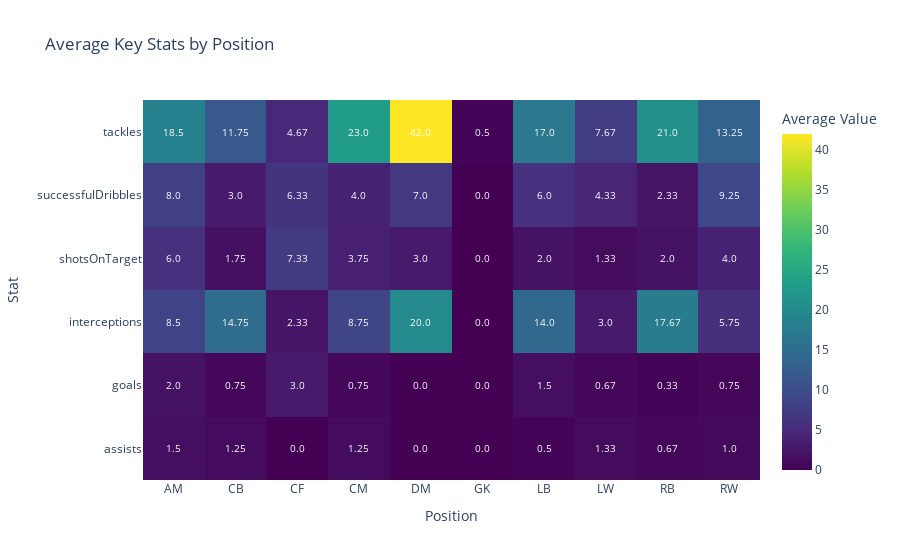

Notebook code cell kept with this figure:
### Markdown cell above
## 3. Heatmap: Average Key Stats by Position

This heatmap provides a visual representation of the average values of key performance statistics for each position. 

### This Graph Shows:
Performance of players in different positions based on six key statistics:
- **Goals**
- **Assists**
- **Tackles**
- **Interceptions**
- **Successful Dribbles**
- **Shots on Target**

Each cell represents average value of the corresponding statistic for a given position. Colour intensity indicates the magnitude of the value, with brighter colours (e.g. yellow) representing higher values and darker colours (e.g. purple) representing lower values. 

### Results:
- Defensive Midfielders (**DM**) excel in **tackles** and **interceptions**, reflecting crucial defensive responsibilities.
- Forwards (**CF**, **LW**, **RW**) contribute significantly in **goals**, **assists**, and **successful dribbles**, showcasing their attacking influence.
- Central Midfielders (**CM**) balance both defensive (**interceptions**) and attacking (**assists**) contributions.
- Defenders (**CB**, **RB**, **LB**) contribute highly to **interceptions** and **tackles** showing key defensive contributions.

### Code cell
pivot_data = melted_data.pivot(index='Stat', columns='Position', values='Average Value')    # Pivot the data for heatmap to display average key stats by position

fig = go.Figure(    # Create a heatmap
    data=go.Heatmap(
        z=pivot_data.values,
        x=pivot_data.columns,
        y=pivot_data.index,
        colorscale='Viridis',
        colorbar=dict(title="Average Value"),
        text=pivot_data.round(2).values,  # Display values rounded to 2 decimal places on hover
        hoverinfo="text"  # Show values on hover
    )
)

for i, stat in enumerate(pivot_data.index): # Add annotations to heatmap
    for j, pos in enumerate(pivot_data.columns):
        fig.add_annotation(
            x=pos,
            y=stat,
            text=str(round(pivot_data.loc[stat, pos], 2)),  # Round to 2 decimal places
            showarrow=False,
            font=dict(color="white", size=10)
        )

fig.update_layout(
    title="Average Key Stats by Position",
    xaxis_title="Position",
    yaxis_title="Stat",
    xaxis=dict(tickmode='array', tickvals=pivot_data.columns),  # Display all positions on x-axis
    yaxis=dict(tickmode='array', tickvals=pivot_data.index) # Display all stats on y-axis
)

fig.show()

### Figure 1 — Plotly figure (JSON) as saved in the notebook; plotly's stock layout.template omitted (floating-point values rounded to 4 significant figures)
{"data": [{"colorbar": {"title": {"text": "Average Value"}}, "colorscale": [[0, "#440154"], [0.1111, "#482878"], [0.2222, "#3e4989"], [0.3333, "#31688e"], [0.4444, "#26828e"], [0.5556, "#1f9e89"], [0.6667, "#35b779"], [0.7778, "#6ece58"], [0.8889, "#b5de2b"], [1, "#fde725"]], "hoverinfo": "text", "text": [[1.5, 1.25, 0, 1.25, 0, 0, 0.5, 1.33, 0.67, 1], [2, 0.75, 3, 0.75, 0, 0, 1.5, 0.67, 0.33, 0.75], [8.5, 14.75, 2.33, 8.75, 20, 0, 14, 3, 17.67, 5.75], [6, 1.75, 7.33, 3.75, 3, 0, 2, 1.33, 2, 4], [8, 3, 6.33, 4, 7, 0, 6, 4.33, 2.33, 9.25], [18.5, 11.75, 4.67, 23, 42, 0.5, 17, 7.67, 21, 13.25]], "type": "heatmap", "x": ["AM", "CB", "CF", "CM", "DM", "GK", "LB", "LW", "RB", "RW"], "y": ["assists", "goals", "interceptions", "shotsOnTarget", "successfulDribbles", "tackles"], "z": [[1.5, 1.25, 0, 1.25, 0, 0, 0.5, 1.333, 0.6667, 1], [2, 0.75, 3, 0.75, 0, 0, 1.5, 0.6667, 0.3333, 0.75], [8.5, 14.75, 2.333, 8.75, 20, 0, 14, 3, 17.67, 5.75], [6, 1.75, 7.333, 3.75, 3, 0, 2, 1.333, 2, 4], [8, 3, 6.333, 4, 7, 0, 6, 4.333, 2.333, 9.25], [18.5, 11.75, 4.667, 23, 42, 0.5, 17, 7.667, 21, 13.25]]}], "layout": {"annotations": [{"font": {"color": "white", "size": 10}, "showarrow": false, "text": "1.5", "x": "AM", "y": "assists"}, {"font": {"color": "white", "size": 10}, "showarrow": false, "text": "1.25", "x": "CB", "y": "assists"}, {"font": {"color": "white", "size": 10}, "showarrow": false, "text": "0.0", "x": "CF", "y": "assists"}, {"font": {"color": "white", "size": 10}, "showarrow": false, "text": "1.25", "x": "CM", "y": "assists"}, {"font": {"color": "white", "size": 10}, "showarrow": false, "text": "0.0", "x": "DM", "y": "assists"}, {"font": {"color": "white", "size": 10}, "showarrow": false, "text": "0.0", "x": "GK", "y": "assists"}, {"font": {"color": "white", "size": 10}, "showarrow": false, "text": "0.5", "x": "LB", "y": "assists"}, {"font": {"color": "white", "size": 10}, "showarrow": false, "text": "1.33", "x": "LW", "y": "assists"}, {"font": {"color": "white", "size": 10}, "showarrow": false, "text": "0.67", "x": "RB", "y": "assists"}, {"font": {"color": "white", "size": 10}, "showarrow": false, "text": "1.0", "x": "RW", "y": "assists"}, {"font": {"color": "white", "size": 10}, "showarrow": false, "text": "2.0", "x": "AM", "y": "goals"}, {"font": {"color": "white", "size": 10}, "showarrow": false, "text": "0.75", "x": "CB", "y": "goals"}, {"font": {"color": "white", "size": 10}, "showarrow": false, "text": "3.0", "x": "CF", "y": "goals"}, {"font": {"color": "white", "size": 10}, "showarrow": false, "text": "0.75", "x": "CM", "y": "goals"}, {"font": {"color": "white", "size": 10}, "showarrow": false, "text": "0.0", "x": "DM", "y": "goals"}, {"font": {"color": "white", "size": 10}, "showarrow": false, "text": "0.0", "x": "GK", "y": "goals"}, {"font": {"color": "white", "size": 10}, "showarrow": false, "text": "1.5", "x": "LB", "y": "goals"}, {"font": {"color": "white", "size": 10}, "showarrow": false, "text": "0.67", "x": "LW", "y": "goals"}, {"font": {"color": "white", "size": 10}, "showarrow": false, "text": "0.33", "x": "RB", "y": "goals"}, {"font": {"color": "white", "size": 10}, "showarrow": false, "text": "0.75", "x": "RW", "y": "goals"}, {"font": {"color": "white", "size": 10}, "showarrow": false, "text": "8.5", "x": "AM", "y": "interceptions"}, {"font": {"color": "white", "size": 10}, "showarrow": false, "text": "14.75", "x": "CB", "y": "interceptions"}, {"font": {"color": "white", "size": 10}, "showarrow": false, "text": "2.33", "x": "CF", "y": "interceptions"}, {"font": {"color": "white", "size": 10}, "showarrow": false, "text": "8.75", "x": "CM", "y": "interceptions"}, {"font": {"color": "white", "size": 10}, "showarrow": false, "text": "20.0", "x": "DM", "y": "interceptions"}, {"font": {"color": "white", "size": 10}, "showarrow": false, "text": "0.0", "x": "GK", "y": "interceptions"}, {"font": {"color": "white", "size": 10}, "showarrow": false, "text": "14.0", "x": "LB", "y": "interceptions"}, {"font": {"color": "white", "size": 10}, "showarrow": false, "text": "3.0", "x": "LW", "y": "interceptions"}, {"font": {"color": "white", "size": 10}, "showarrow": false, "text": "17.67", "x": "RB", "y": "interceptions"}, {"font": {"color": "white", "size": 10}, "showarrow": false, "text": "5.75", "x": "RW", "y": "interceptions"}, {"font": {"color": "white", "size": 10}, "showarrow": false, "text": "6.0", "x": "AM", "y": "shotsOnTarget"}, {"font": {"color": "white", "size": 10}, "showarrow": false, "text": "1.75", "x": "CB", "y": "shotsOnTarget"}, {"font": {"color": "white", "size": 10}, "showarrow": false, "text": "7.33", "x": "CF", "y": "shotsOnTarget"}, {"font": {"color": "white", "size": 10}, "showarrow": false, "text": "3.75", "x": "CM", "y": "shotsOnTarget"}, {"font": {"color": "white", "size": 10}, "showarrow": false, "text": "3.0", "x": "DM", "y": "shotsOnTarget"}, {"font": {"color": "white", "size": 10}, "showarrow": false, "text": "0.0", "x": "GK", "y": "shotsOnTarget"}, {"font": {"color": "white", "size": 10}, "showarrow": false, "text": "2.0", "x": "LB", "y": "shotsOnTarget"}, {"font": {"color": "white", "size": 10}, "showarrow": false, "text": "1.33", "x": "LW", "y": "shotsOnTarget"}, {"font": {"color": "white", "size": 10}, "showarrow": false, "text": "2.0", "x": "RB", "y": "shotsOnTarget"}, {"font": {"color": "white", "size": 10}, "showarrow": false, "text": "4.0", "x": "RW", "y": "shotsOnTarget"}, {"font": {"color": "white", "size": 10}, "showarrow": false, "text": "8.0", "x": "AM", "y": "successfulDribbles"}, {"font": {"color": "white", "size": 10}, "showarrow": false, "text": "3.0", "x": "CB", "y": "successfulDribbles"}, {"font": {"color": "white", "size": 10}, "showarrow": false, "text": "6.33", "x": "CF", "y": "successfulDribbles"}, {"font": {"color": "white", "size": 10}, "showarrow": false, "text": "4.0", "x": "CM", "y": "successfulDribbles"}, {"font": {"color": "white", "size": 10}, "showarrow": false, "text": "7.0", "x": "DM", "y": "successfulDribbles"}, {"font": {"color": "white", "size": 10}, "showarrow": false, "text": "0.0", "x": "GK", "y": "successfulDribbles"}, {"font": {"color": "white", "size": 10}, "showarrow": false, "text": "6.0", "x": "LB", "y": "successfulDribbles"}, {"font": {"color": "white", "size": 10}, "showarrow": false, "text": "4.33", "x": "LW", "y": "successfulDribbles"}, {"font": {"color": "white", "size": 10}, "showarrow": false, "text": "2.33", "x": "RB", "y": "successfulDribbles"}, {"font": {"color": "white", "size": 10}, "showarrow": false, "text": "9.25", "x": "RW", "y": "successfulDribbles"}, {"font": {"color": "white", "size": 10}, "showarrow": false, "text": "18.5", "x": "AM", "y": "tackles"}, {"font": {"color": "white", "size": 10}, "showarrow": false, "text": "11.75", "x": "CB", "y": "tackles"}, {"font": {"color": "white", "size": 10}, "showarrow": false, "text": "4.67", "x": "CF", "y": "tackles"}, {"font": {"color": "white", "size": 10}, "showarrow": false, "text": "23.0", "x": "CM", "y": "tackles"}, {"font": {"color": "white", "size": 10}, "showarrow": false, "text": "42.0", "x": "DM", "y": "tackles"}, {"font": {"color": "white", "size": 10}, "showarrow": false, "text": "0.5", "x": "GK", "y": "tackles"}, {"font": {"color": "white", "size": 10}, "showarrow": false, "text": "17.0", "x": "LB", "y": "tackles"}, {"font": {"color": "white", "size": 10}, "showarrow": false, "text": "7.67", "x": "LW", "y": "tackles"}, {"font": {"color": "white", "size": 10}, "showarrow": false, "text": "21.0", "x": "RB", "y": "tackles"}, {"font": {"color": "white", "size": 10}, "showarrow": false, "text": "13.25", "x": "RW", "y": "tackles"}], "title": {"text": "Average Key Stats by Position"}, "xaxis": {"tickmode": "array", "tickvals": ["AM", "CB", "CF", "CM", "DM", "GK", "LB", "LW", "RB", "RW"], "title": {"text": "Position"}}, "yaxis": {"tickmode": "array", "tickvals": ["assists", "goals", "interceptions", "shotsOnTarget", "successfulDribbles", "tackles"], "title": {"text": "Stat"}}}}
